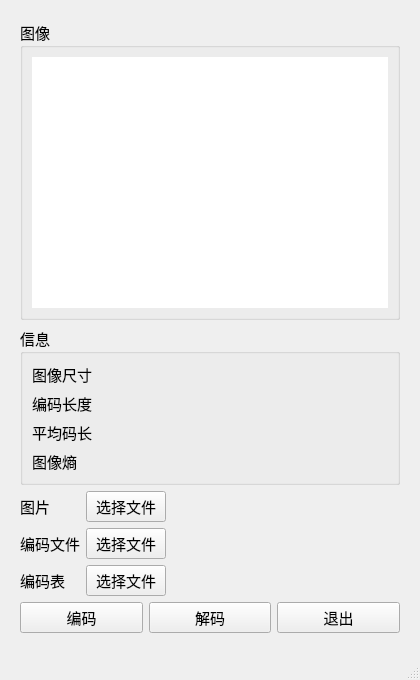
<?xml version="1.0" encoding="UTF-8"?>
<ui version="4.0">
 <class>MainWindow</class>
 <widget class="QMainWindow" name="MainWindow">
  <property name="geometry">
   <rect>
    <x>0</x>
    <y>0</y>
    <width>420</width>
    <height>680</height>
   </rect>
  </property>
  <property name="sizePolicy">
   <sizepolicy hsizetype="Fixed" vsizetype="Fixed">
    <horstretch>0</horstretch>
    <verstretch>0</verstretch>
   </sizepolicy>
  </property>
  <property name="minimumSize">
   <size>
    <width>420</width>
    <height>680</height>
   </size>
  </property>
  <property name="maximumSize">
   <size>
    <width>420</width>
    <height>680</height>
   </size>
  </property>
  <property name="font">
   <font>
    <family>微软雅黑</family>
    <pointsize>11</pointsize>
   </font>
  </property>
  <property name="windowTitle">
   <string>灰度图 Huffman 编码/解码</string>
  </property>
  <widget class="QWidget" name="centralwidget">
   <property name="enabled">
    <bool>true</bool>
   </property>
   <property name="sizePolicy">
    <sizepolicy hsizetype="Fixed" vsizetype="Fixed">
     <horstretch>0</horstretch>
     <verstretch>0</verstretch>
    </sizepolicy>
   </property>
   <layout class="QVBoxLayout" name="verticalLayout_3" stretch="8,3,3">
    <property name="leftMargin">
     <number>20</number>
    </property>
    <property name="topMargin">
     <number>20</number>
    </property>
    <property name="rightMargin">
     <number>20</number>
    </property>
    <property name="bottomMargin">
     <number>20</number>
    </property>
    <item>
     <widget class="QGroupBox" name="boxImage">
      <property name="sizePolicy">
       <sizepolicy hsizetype="Preferred" vsizetype="Preferred">
        <horstretch>0</horstretch>
        <verstretch>0</verstretch>
       </sizepolicy>
      </property>
      <property name="title">
       <string>图像</string>
      </property>
      <layout class="QVBoxLayout" name="verticalLayout">
       <item>
        <widget class="QLabel" name="labelImageView">
         <property name="sizePolicy">
          <sizepolicy hsizetype="Ignored" vsizetype="Ignored">
           <horstretch>0</horstretch>
           <verstretch>0</verstretch>
          </sizepolicy>
         </property>
         <property name="autoFillBackground">
          <bool>false</bool>
         </property>
         <property name="styleSheet">
          <string notr="true">background-color:rgb(255, 255, 255);</string>
         </property>
         <property name="text">
          <string/>
         </property>
         <property name="scaledContents">
          <bool>false</bool>
         </property>
         <property name="alignment">
          <set>Qt::AlignCenter</set>
         </property>
        </widget>
       </item>
      </layout>
     </widget>
    </item>
    <item>
     <widget class="QGroupBox" name="boxInfo">
      <property name="title">
       <string>信息</string>
      </property>
      <layout class="QVBoxLayout" name="verticalLayout_2">
       <item>
        <layout class="QGridLayout" name="layoutInfo" columnstretch="1,5">
         <item row="3" column="1">
          <widget class="QLabel" name="labelEntropy">
           <property name="text">
            <string/>
           </property>
          </widget>
         </item>
         <item row="0" column="0">
          <widget class="QLabel" name="labelTextSize">
           <property name="text">
            <string>图像尺寸</string>
           </property>
          </widget>
         </item>
         <item row="3" column="0">
          <widget class="QLabel" name="labelTextEntropy">
           <property name="text">
            <string>图像熵</string>
           </property>
          </widget>
         </item>
         <item row="2" column="1">
          <widget class="QLabel" name="labelLengthAvg">
           <property name="text">
            <string/>
           </property>
          </widget>
         </item>
         <item row="2" column="0">
          <widget class="QLabel" name="labelTextLengthAvg">
           <property name="text">
            <string>平均码长</string>
           </property>
          </widget>
         </item>
         <item row="1" column="0">
          <widget class="QLabel" name="labelTextLength">
           <property name="text">
            <string>编码长度</string>
           </property>
          </widget>
         </item>
         <item row="0" column="1">
          <widget class="QLabel" name="labelSize">
           <property name="text">
            <string/>
           </property>
          </widget>
         </item>
         <item row="1" column="1">
          <widget class="QLabel" name="labelLength">
           <property name="text">
            <string/>
           </property>
          </widget>
         </item>
        </layout>
       </item>
      </layout>
     </widget>
    </item>
    <item>
     <layout class="QVBoxLayout" name="layoutFileOperation">
      <item>
       <layout class="QGridLayout" name="layoutFile" columnstretch="1,1,10">
        <item row="0" column="2">
         <widget class="QLabel" name="labelFileImage">
          <property name="text">
           <string/>
          </property>
         </widget>
        </item>
        <item row="2" column="2">
         <widget class="QLabel" name="labelFileCode">
          <property name="text">
           <string/>
          </property>
         </widget>
        </item>
        <item row="1" column="1">
         <widget class="QPushButton" name="buttonFileEncoded">
          <property name="text">
           <string>选择文件</string>
          </property>
         </widget>
        </item>
        <item row="0" column="1">
         <widget class="QPushButton" name="buttonFileImage">
          <property name="text">
           <string>选择文件</string>
          </property>
         </widget>
        </item>
        <item row="1" column="2">
         <widget class="QLabel" name="labelFileEncoded">
          <property name="text">
           <string/>
          </property>
         </widget>
        </item>
        <item row="1" column="0">
         <widget class="QLabel" name="labelTextEncoded">
          <property name="text">
           <string>编码文件</string>
          </property>
         </widget>
        </item>
        <item row="2" column="1">
         <widget class="QPushButton" name="buttonFileCode">
          <property name="text">
           <string>选择文件</string>
          </property>
         </widget>
        </item>
        <item row="2" column="0">
         <widget class="QLabel" name="labelTextCode">
          <property name="text">
           <string>编码表</string>
          </property>
         </widget>
        </item>
        <item row="0" column="0">
         <widget class="QLabel" name="labelTextImage">
          <property name="text">
           <string>图片</string>
          </property>
         </widget>
        </item>
       </layout>
      </item>
      <item>
       <layout class="QHBoxLayout" name="layoutOperation">
        <item>
         <widget class="QPushButton" name="buttonEncode">
          <property name="text">
           <string>编码</string>
          </property>
         </widget>
        </item>
        <item>
         <widget class="QPushButton" name="buttonDecode">
          <property name="text">
           <string>解码</string>
          </property>
         </widget>
        </item>
        <item>
         <widget class="QPushButton" name="buttonQuit">
          <property name="text">
           <string>退出</string>
          </property>
         </widget>
        </item>
       </layout>
      </item>
     </layout>
    </item>
   </layout>
  </widget>
  <widget class="QStatusBar" name="statusBar"/>
 </widget>
 <resources/>
 <connections/>
</ui>
